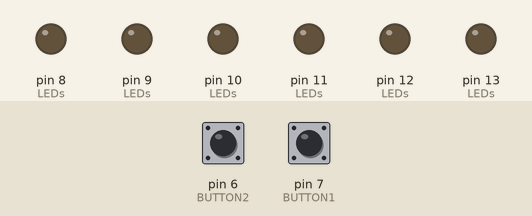
Bench run of a sketch on a simulated Arduino Uno, built with avr-gcc and run on an emulated ATmega328P. Shown: output pins drawn as LEDs (lit = HIGH). Dashed ring = blinking. Inputs (shaded band) come from the test bench; at power-on: pin 6 (BUTTON2) LOW, pin 7 (BUTTON1) LOW.

Above: at 1.2 s.
1.3 s: pin 6 (BUTTON2) pulled HIGH for 0.15 s
At 1.9 s:
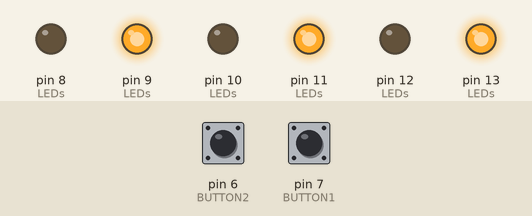
3.8 s: pin 7 (BUTTON1) pulled HIGH for 3.2 s
At 4.6 s:
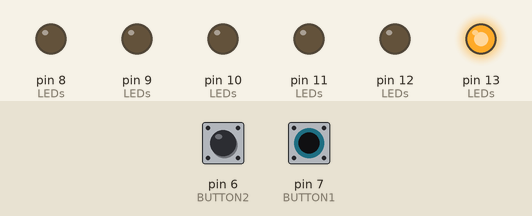
9.3 s: pin 6 (BUTTON2) pulled HIGH for 3.2 s
At 11.1 s:
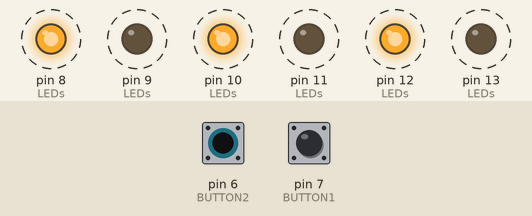
14.8 s: pin 7 (BUTTON1) driven HIGH
At 16.5 s:
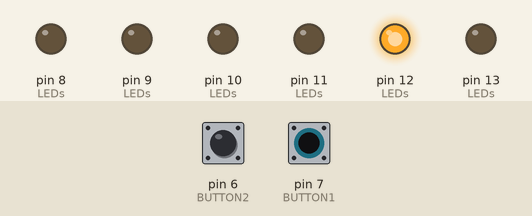
17.8 s: pin 6 (BUTTON2) pulled HIGH for 3.2 s
24.0 s: pin 7 (BUTTON1) driven LOW
At 25.8 s:
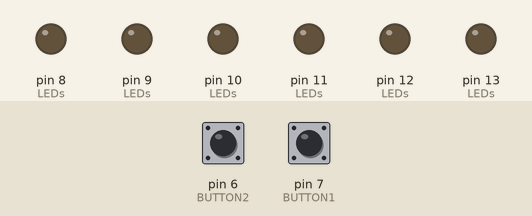
Timing chart, 0 to 27.3 s (numbered marks = the images above; inputs shaded):
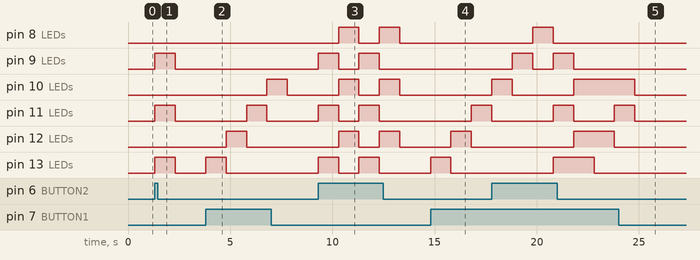

The sketch:

code.ino
```cpp
const int BUTTON1 = 7;
const int BUTTON2 = 6;
const int LED1 = 13;
const int LED2 = 12;
const int LED3 = 11;
const int LED4 = 10;
const int LED5 = 9;
const int LED6 = 8;

int BUTTONstate1 = 0;
int BUTTONstate2 = 0;

const int LEDs[6] = {LED1, LED2, LED3, LED4, LED5, LED6};

void led_off() {
    for (int i = 0; i < 6; i++){
        digitalWrite(LEDs[i], LOW);
    }
}

void setup() {
  pinMode(BUTTON1, INPUT);
  pinMode(BUTTON2, INPUT);
  for (int i = 0; i < 6; i++){
    pinMode(LEDs[i], OUTPUT);
  }
}

void loop() {
  BUTTONstate1 = digitalRead(BUTTON1);
  if (BUTTONstate1 == HIGH){
    for (int i = 0; i < 6; i++){
      if (BUTTONstate1 == HIGH){
        digitalWrite(LEDs[i], HIGH);
        digitalWrite(LEDs[(i+5) % 6], LOW);
        delay(1000);
        BUTTONstate1 = digitalRead(BUTTON1);
      }
      else{
        break;
      }
    }
  }

  else{
    led_off();
  }

  BUTTONstate2 = digitalRead(BUTTON2);
  int status = HIGH;
  if(BUTTONstate2 == HIGH){
    for(int i = 0; i < 6; i++){
        if(i % 2 == 0){
          digitalWrite(LEDs[i], status);
        }
        else{
          digitalWrite(LEDs[i], !status);
        }
        if (i == 5 && digitalRead(BUTTON2)){
              delay(1000);
              status = !status;
              i = -1;
        }
      }
  }
  else{
    led_off();
  }
}
```

Measured:
- after the input at 1.3 s, pin 9 (LEDs), pin 11 (LEDs), pin 13 (LEDs): LOW → HIGH at once, → LOW 1.0 s later
- after the input at 3.8 s, pin 10 (LEDs): LOW → HIGH after 3.0 s, → LOW 1.0 s later; pin 11 (LEDs): LOW → HIGH after 2.0 s, → LOW 1.0 s later; pin 12 (LEDs): LOW → HIGH after 1.0 s, → LOW 1.0 s later; pin 13 (LEDs): LOW → HIGH at once, → LOW 1.0 s later
- after the input at 9.3 s, pin 8 (LEDs), pin 10 (LEDs), pin 12 (LEDs): alternates HIGH for 1.0 s and LOW for 1.0 s, starting after 1.0 s; pin 9 (LEDs), pin 11 (LEDs), pin 13 (LEDs): alternates HIGH for 1.0 s and LOW for 1.0 s, 4 changes in all, then stays LOW, starting at once
- after the input at 14.8 s, pin 11 (LEDs): LOW → HIGH after 2.0 s; pin 12 (LEDs): LOW → HIGH after 1.0 s, → LOW 1.0 s later; pin 13 (LEDs): LOW → HIGH at once, → LOW 1.0 s later
- after the input at 24.0 s, pin 8 (LEDs): stays LOW (without the input it goes to HIGH after 2.8 s); pin 9 (LEDs): stays LOW (without the input it goes to HIGH after 1.8 s); pin 10 (LEDs): HIGH → LOW after 0.80 s instead of 1.8 s
